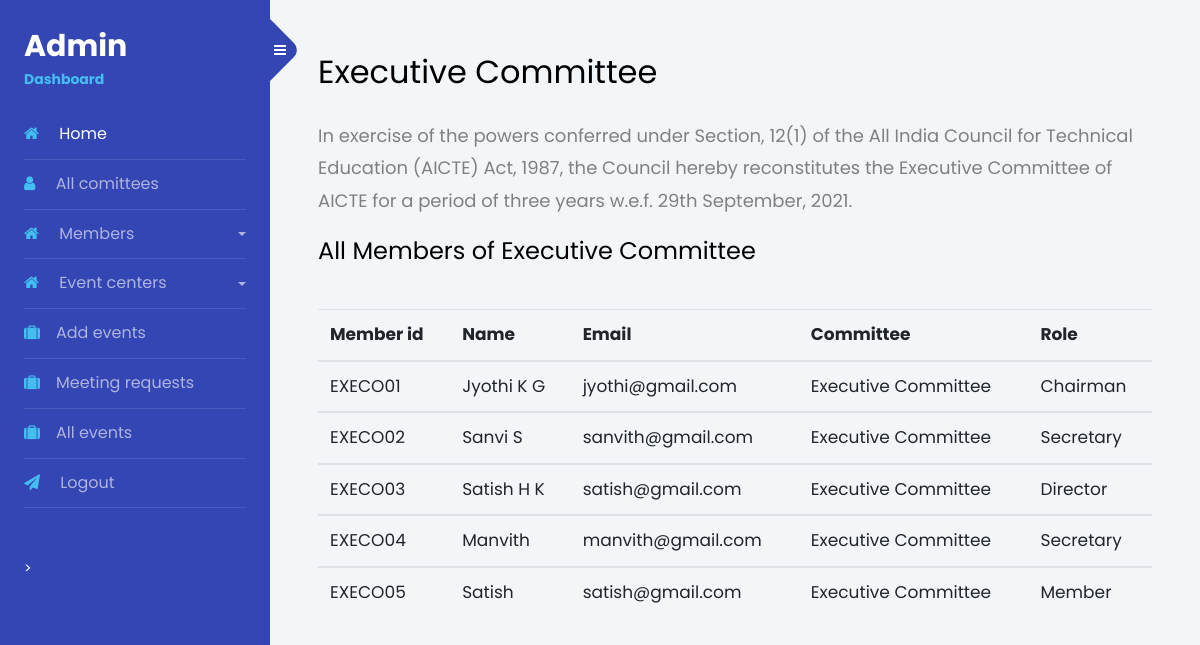
The page /admin/viewmem.php?id=1 (signed in) on the database its author committed.
### tables this page shows
CREATE TABLE `comitees` (
  `id` int(11) NOT NULL,
  `comitee_id` varchar(255) NOT NULL,
  `name` varchar(255) NOT NULL,
  `email` varchar(255) NOT NULL,
  `password` varchar(255) NOT NULL,
  `details` text NOT NULL
);

CREATE TABLE `members` (
  `id` int(11) NOT NULL,
  `mem_id` varchar(255) NOT NULL,
  `email` varchar(255) NOT NULL,
  `name` varchar(255) NOT NULL,
  `password` varchar(255) NOT NULL,
  `comm` varchar(255) NOT NULL,
  `role` varchar(255) NOT NULL,
  `code` varchar(255) NOT NULL
);

### admin/viewmem.php (the view, shortened to what this page needs)
<?php
include 'db.php';
?>
<!doctype html>
<html lang="en">
  <head>
		<link rel="stylesheet" href="https://stackpath.bootstrapcdn.com/font-awesome/4.7.0/css/font-awesome.min.css">
		<link rel="stylesheet" href="css/style.css">
  </head>
  <body style="background-color:#F3F6F9">
		<div class="wrapper d-flex align-items-stretch">
			<nav id="sidebar">
				<?php require 'nav.php'; ?>
      <div id="content" class="p-4 p-md-5 pt-5">
        <div class="bd" >
        <?php
$id = $_GET["id"];
$sql= "SELECT *from comitees where id=$id ";
$details_query = mysqli_query($conn,$sql);
    if($details_query){
        if(mysqli_num_rows($details_query) > 0){
          while($row = mysqli_fetch_array($details_query)){
    ?>
    <h2 class="mb-4"><?php echo $row['name']; ?></h2>
    <p style="font-size:18px;"><?php echo $row['details']; ?></p>
    <?php
	}
}
    }
	?>
        <?php
$id = $_GET["id"];
$sql= "SELECT *from members where comm in(select name from  comitees where id=$id ) ";
$details_query = mysqli_query($conn,$sql);
    if($details_query){
        if(mysqli_num_rows($details_query) > 0){
          while($row = mysqli_fetch_array($details_query)){
    ?>
        <h4 class="mb-4">All Members of <?php echo $row['comm'];break; ?></h4>
        <?php
	}
}
    }
	?>
        <table class="table" style="margin-top:40px;">
  <thead>
    <tr style="font-size:17px;">
      <th scope="col">Member id</th>
      <th scope="col">Name</th>
      <th scope="col">Email</th>
      <th scope="col">Committee</th>
      <th scope="col">Role</th>
    </tr>
  </thead>
  <tbody>
  <?php
$id = $_GET["id"];
$sql= "SELECT *from members where comm in(select name from  comitees where id=$id ) ";
$details_query = mysqli_query($conn,$sql);
    if($details_query){
        if(mysqli_num_rows($details_query) > 0){
          while($row = mysqli_fetch_array($details_query)){
    ?>
    <tr style="font-size:17px;">
      <td scope="row"><?php echo $row['mem_id']; ?></td>
      <td><?php echo $row['name']; ?></td>
      <td><?php echo $row['email']; ?></td>
      <td><?php echo $row['comm']; ?></td>
      <td><?php echo $row['role']; ?></td>
    </tr>
  </tbody>
  <?php
	}
}
    }
	?>
</table>
      </div>
		</div>
</div>
  </body>
</html>

### rows shown on the page
comitees: name "Executive Committee", details "In exercise of the powers conferred under Section, 12(1) of the All India Council for Technical Education (AICTE) Act, 1987, the Council hereby reconstitutes the Executive Committee of AICTE for a period of three years w.e.f. 29th September, 2021."
members: comm "Executive Committee", mem "EXECO01", name "Jyothi K G", email "jyothi@gmail.com", role "Chairman"
members: mem "EXECO02", name "Sanvi S", email "sanvith@gmail.com", comm "Executive Committee", role "Secretary"
members: mem "EXECO03", name "Satish H K", email "satish@gmail.com", comm "Executive Committee", role "Director"
members: mem "EXECO04", name "Manvith", email "manvith@gmail.com", comm "Executive Committee", role "Secretary"
members: mem "EXECO05", name "Satish", email "satish@gmail.com", comm "Executive Committee", role "Member"
